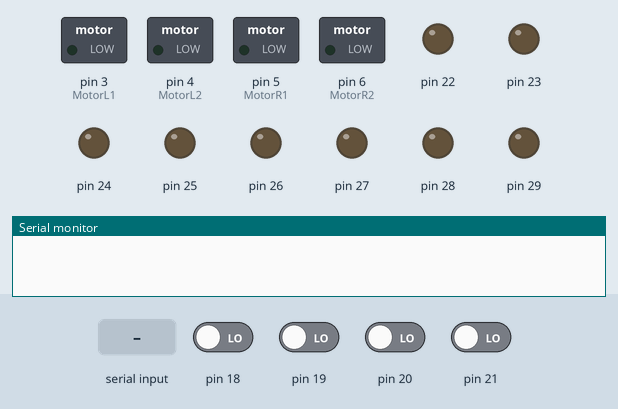
Simulated run of this sketch. Board: Arduino Mega 2560, built with avr-gcc and run on an emulated ATmega2560. Parts: switched loads named in the sketch (green lamp = pin HIGH), output pins drawn as LEDs (lit = HIGH), the last lines printed to the serial monitor. The test bench sets the inputs (shaded band); at power-on: pin 18–21 LOW.

Above: at 1.2 s.
1.3 s: "30,150\n" received over Serial
At 2.31 s:
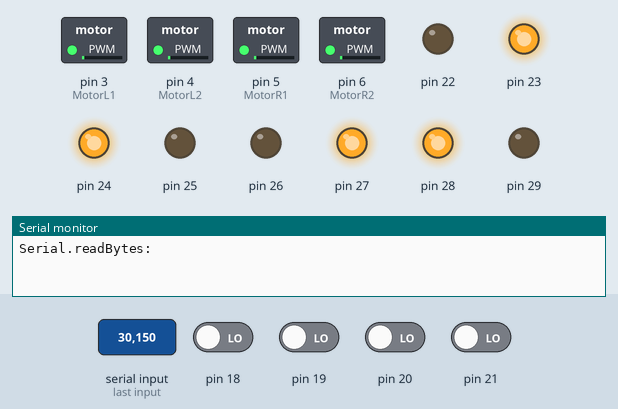
4.3 s: "90,45\n" received over Serial
At 5.9 s:
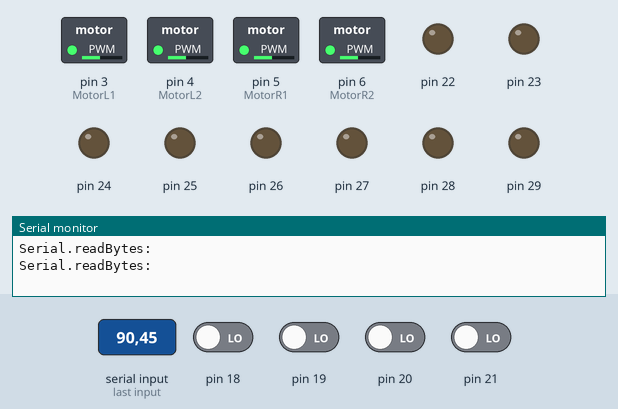
6.8 s: "1\n" received over Serial
At 9.0 s:
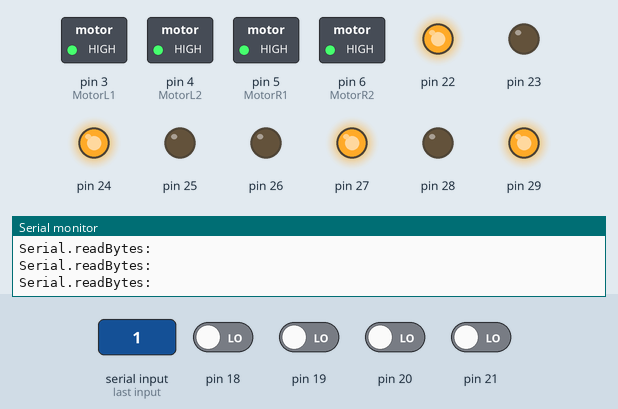
9.3 s: "0\n" received over Serial
At 11.0 s:
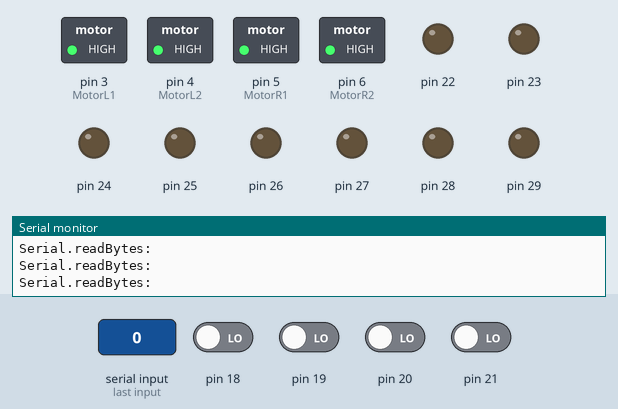
11.8 s: "2\n" received over Serial
At 14.0 s:
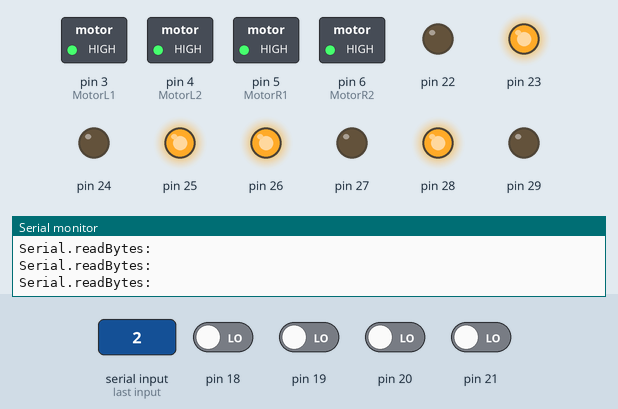
14.3 s: "3\n" received over Serial
At 16.0 s:
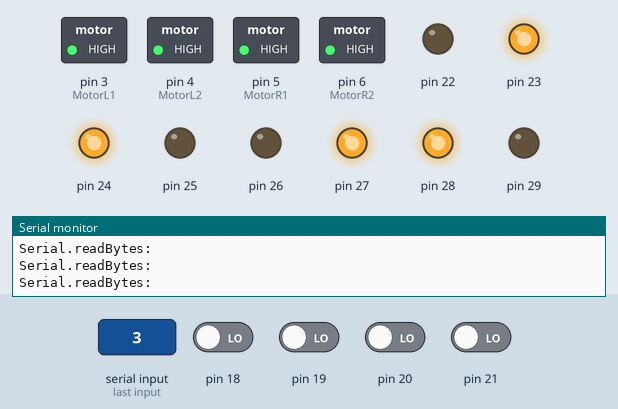
Timing chart, 0 to 17.5 s (numbered marks = the images above; inputs shaded):
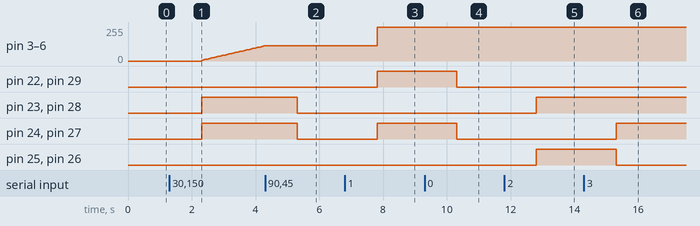

Measured:
- after the input at 1.3 s, pin 3 (MotorL1), pin 4 (MotorL2), pin 5 (MotorR1), pin 6 (MotorR2): moves from 0/255 to 114/255 over 2.0 s, starting after 1.0 s; pin 23, pin 24, pin 27, pin 28: LOW → HIGH after 1.0 s
- after the input at 4.3 s, pin 3 (MotorL1), pin 4 (MotorL2), pin 5 (MotorR1), pin 6 (MotorR2): stays 114/255 (without the input it goes to 116/255 after 0.01 s); pin 23, pin 24, pin 27, pin 28: HIGH → LOW after 1.0 s
- after the input at 6.8 s, pin 3 (MotorL1), pin 4 (MotorL2), pin 5 (MotorR1), pin 6 (MotorR2): 114/255 → 255/255 after 1.0 s; pin 22, pin 24, pin 27, pin 29: LOW → HIGH after 1.0 s
- after the input at 9.3 s, pin 22, pin 24, pin 27, pin 29: HIGH → LOW after 1.0 s
- after the input at 11.8 s, pin 23, pin 25, pin 26, pin 28: LOW → HIGH after 1.0 s
- after the input at 14.3 s, pin 24, pin 27: LOW → HIGH after 1.0 s; pin 25, pin 26: HIGH → LOW after 1.0 s

The sketch:

Motor3.0.ino
```cpp
#include <PID_v1.h>
int MotorL1=3;
int MotorL2=4;
int MotorR1=5;
int MotorR2=6;
int SpeedToPWM[256];
double speedL1,speedL2,speedR1,speedR2;
double PWML1,PWML2,PWMR1,PWMR2;
int InterruptL1 = 5; //pin 18
int InterruptL2 = 4; //pin 19
int InterruptR1 = 3; //pin 20
int InterruptR2 = 2; //pin 21

char serialData[18];  //储存信息
int numdata=0;
int mode;              // 0->STOP  1->FORWARD  2->BACK   3->LEFT   4->RIGHT   5->TURNLEFT  6->TURNRIGHT
                    //TODO:7->SHOOT 8->PICK
double TargetSpeed;

unsigned long previousMillis = 0 ;

double Kp=0.4, Ki=5.5, Kd=0;
PID PID_L1(&speedL1, &PWML1, &TargetSpeed, Kp, Ki, Kd, DIRECT);
PID PID_L2(&speedL2, &PWML2, &TargetSpeed, Kp, Ki, Kd, DIRECT);
PID PID_R1(&speedR1, &PWMR1, &TargetSpeed, Kp, Ki, Kd, DIRECT);
PID PID_R2(&speedR2, &PWMR2, &TargetSpeed, Kp, Ki, Kd, DIRECT);

void ReadSpeedL1()  {
  speedL1++;
}
void ReadSpeedR1()  {
  speedR1++;
}
void ReadSpeedL2()  {
  speedL2++;
}
void ReadSpeedR2()  {
  speedR2++;
}

void setup()
{
    Serial.begin(57600);
    while(Serial.read()>= 0){}//clear serial port

    for(int i=22;i<=29;i++)        pinMode(i,OUTPUT);
    for(int i=3;i<=6;i++)          pinMode(i,OUTPUT);
    //Serial.begin(9600);
    attachInterrupt(InterruptL1 , ReadSpeedL1, CHANGE);
    attachInterrupt(InterruptR1 , ReadSpeedR1, CHANGE);
    attachInterrupt(InterruptL2 , ReadSpeedL2, CHANGE);
    attachInterrupt(InterruptR2 , ReadSpeedR2, CHANGE);

    PID_L1.SetMode(AUTOMATIC);//设置PID为自动模式
    PID_L1.SetSampleTime(50);//设置PID采样频率为100ms
    PID_L2.SetMode(AUTOMATIC);//设置PID为自动模式
    PID_L2.SetSampleTime(50);//设置PID采样频率为100ms
    PID_R1.SetMode(AUTOMATIC);//设置PID为自动模式
    PID_R1.SetSampleTime(50);//设置PID采样频率为100ms
    PID_R2.SetMode(AUTOMATIC);//设置PID为自动模式
    PID_R2.SetSampleTime(50);//设置PID采样频率为100ms

    // MsTimer2::set(100, Speed);        // 中断设置函数，每 100ms 进入一次中断
    // MsTimer2::start();                //开始计时
}

void loop()
{
//  digitalWrite(22,1);  delay(10);
//      digitalWrite(23,0); delay(10);
//            analogWrite(3,55);  delay(10);

    unsigned long currentMillis = millis ();
    if(Serial.available()>0){
      ReadMessage();
    }
    else{

    if( currentMillis - previousMillis >= 50 )
    {
      //digitalWrite(22,1);
      //digitalWrite(23,0);
      previousMillis = currentMillis ;
      //analogWrite(3,55);
        if(PID_L1.Compute()&&PID_L2.Compute()&&PID_R2.Compute()&&PID_R1.Compute()) //if( PID_L2.Compute() ) if ( PID_R2.Compute()) if( PID_R1.Compute()){
        {
           // S//erial.println("PWML1") ;
            //Serial.println(PWML1) ;
            switch(mode){
                case 0:
                    STOP(); break;
                case 1:
                    FORWARD();break;
                case 2:
                    BACK();;break;
                case 3:
                    LEFT();break;
                case 4:
                    RIGHT();break;
                case 5:
                    TURNLEFT();break;
                case 6:
                    TURNRIGHT();break;
                default :
                    STOP();break;
            }
             // 0->STOP  1->FORWARD  2->BACK   3->LEFT   4->RIGHT   5->TURNLEFT  6->TURNRIGHT
            //10delay(10);
            //Serial.println("speedL1") ;
            //Serial.println(speedL1) ;
            speedL1 = 0; speedL2 = 0; speedR1 = 0; speedR2 = 0;
        }

    }
  }

/*
    //test
   delay(1000);
   BACK(50);//test
   delay(1000);
   LEFT(50);//test
   delay(1000);
   RIGHT(50);//test
   delay(1000);
   TURNLEFT(50);//test
   delay(1000);
   TURNRIGHT(50);//test
   delay(1000);
*/
}

//void Speed

void ReadMessage()
{


      delay(10);
      numdata = Serial.readBytes(serialData,9);
      Serial.println("Serial.readBytes:");
     TargetSpeed = 0;

     if((serialData[0]-'0')>=0&&(serialData[0]-'0')<=9) mode = serialData[0]-'0';
     if((serialData[2]-'0')>=0&&(serialData[2]-'0')<=9) TargetSpeed += (serialData[2]-'0') * 100;
     if((serialData[3]-'0')>=0&&(serialData[3]-'0')<=9) TargetSpeed += (serialData[3]-'0') * 10;
     if((serialData[4]-'0')>=0&&(serialData[4]-'0')<=9) TargetSpeed += (serialData[1]-'0') * 1;
      //第1位  模式（直走 倒退  左转 balabala
      //第3、4、5 位   目标速度
      //第7、8、9位  待定（可能是捡球机构、弹射机构的控制
      //Serial.println(speedL1);       //
      //Serial.println(TargetSpeed);
      //Serial.println(serialData);
    while(Serial.read() >= 0){}
    for(int i=0; i<18; i++)  serialData[i]='\0'; // clear serial buffer

}


void TEST()
{
   // speed = map(speed,0,100,0,255);

    digitalWrite(22,1);    digitalWrite(26,0);
    digitalWrite(23,0);    digitalWrite(27,1);

    digitalWrite(24,1);    digitalWrite(28,0);
    digitalWrite(25,0);    digitalWrite(29,1);

    analogWrite(MotorL1,PWML1);
    analogWrite(MotorL2,PWML2);
    analogWrite(MotorR1,PWMR1);
    analogWrite(MotorR2,PWMR2);
    delay(10);
}
void FORWARD()
{
   // speed = map(speed,0,100,0,255);

    digitalWrite(22,1);   digitalWrite(26,0);
    digitalWrite(23,0);   digitalWrite(27,1);

    digitalWrite(24,1);   digitalWrite(28,0);
    digitalWrite(25,0);   digitalWrite(29,1);

    analogWrite(MotorL1,PWML1);
    analogWrite(MotorL2,PWML2);
    analogWrite(MotorR1,PWMR1);
    analogWrite(MotorR2,PWMR2);
   // delay(10);
}
void STOP()
{
    digitalWrite(22,0);   digitalWrite(26,0);
    digitalWrite(23,0);   digitalWrite(27,0);

    digitalWrite(24,0);   digitalWrite(28,0);
    digitalWrite(25,0);   digitalWrite(29,0);


    //delay(10);

}
void BACK()
{
    //speed = map(speed,0,100,0,255)
    digitalWrite(22,0);   digitalWrite(26,1);
    digitalWrite(23,1);   digitalWrite(27,0);

    digitalWrite(24,0);   digitalWrite(28,1);
    digitalWrite(25,1);   digitalWrite(29,0);

    analogWrite(MotorL1,PWML1);
    analogWrite(MotorL2,PWML2);
    analogWrite(MotorR1,PWMR1);
    analogWrite(MotorR2,PWMR2);
    //delay(10);
}
void LEFT()
{
   // speed = map(speed,0,100,0,255);
    digitalWrite(22,0);   digitalWrite(26,0);
    digitalWrite(23,1);   digitalWrite(27,1);

    digitalWrite(24,1);   digitalWrite(28,1);
    digitalWrite(25,0);   digitalWrite(29,0);

    analogWrite(MotorL1,PWML1);
    analogWrite(MotorL2,PWML2);
    analogWrite(MotorR1,PWMR1);
    analogWrite(MotorR2,PWMR2);
    //delay(5);
}
void RIGHT()
{
   // speed = map(speed,0,100,0,255);
    digitalWrite(22,1);   digitalWrite(26,1);
    digitalWrite(23,0);   digitalWrite(27,0);

    digitalWrite(24,0);   digitalWrite(28,0);
    digitalWrite(25,1);   digitalWrite(29,1);

    analogWrite(MotorL1,PWML1);
    analogWrite(MotorL2,PWML2);
    analogWrite(MotorR1,PWMR1);
    analogWrite(MotorR2,PWMR2);
    //delay(10);
}
void TURNLEFT()
{
   // speed = map(speed,0,100,0,255);
    digitalWrite(22,0);   digitalWrite(26,0);
    digitalWrite(23,1);   digitalWrite(27,1);

    digitalWrite(24,0);   digitalWrite(28,0);
    digitalWrite(25,1);   digitalWrite(29,1);


    analogWrite(MotorL1,PWML1);
    analogWrite(MotorL2,PWML2);
    analogWrite(MotorR1,PWMR1);
    analogWrite(MotorR2,PWMR2);
    //delay(10);
}
void TURNRIGHT()
{
    //speed = map(speed,0,100,0,255);
    digitalWrite(22,1);   digitalWrite(26,1);
    digitalWrite(23,0);   digitalWrite(27,0);

    digitalWrite(24,1);   digitalWrite(28,1);
    digitalWrite(25,0);   digitalWrite(29,0);


    analogWrite(MotorL1,PWML1);
    analogWrite(MotorL2,PWML2);
    analogWrite(MotorR1,PWMR1);
    analogWrite(MotorR2,PWMR2);
    //delay(10);
}
```
